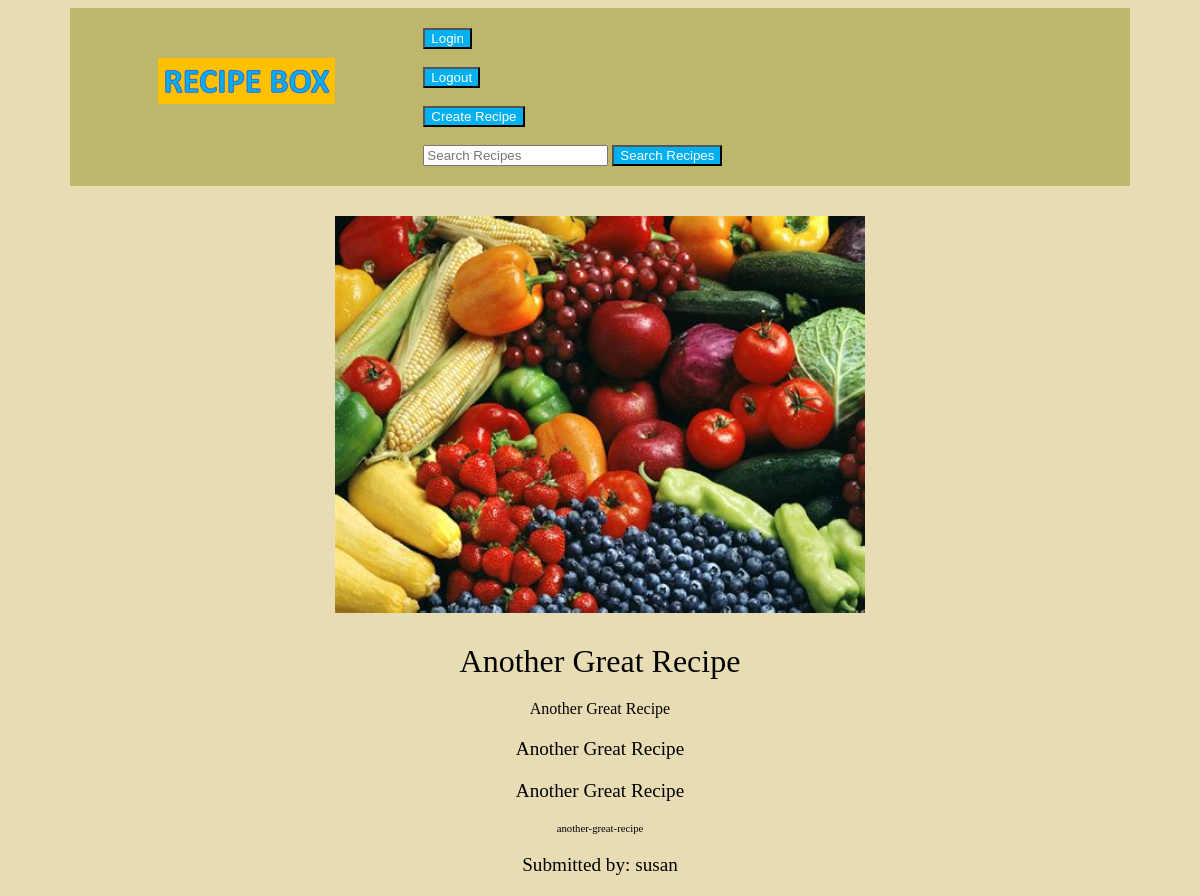
Page /recipes/another-great-recipe/ on the committed database.
### recipes/models.py (models this page shows, shortened)
class Recipe(models.Model):
    user = models.ForeignKey(settings.AUTH_USER_MODEL, on_delete=models.CASCADE, default='1',)
    title = models.CharField(max_length=50)
    description = models.CharField(max_length=255, blank=True, null=True)
    ingredients = models.TextField(blank=True, null=True,)
    directions = models.TextField(blank=True, null=True,)
    timestamp = models.DateTimeField(auto_now_add=True) # automatically input time when record is created
    updated = models.DateTimeField(auto_now=True)
    slug = models.SlugField()
    thumb = models.ImageField(default='default.png', blank=True)

### recipes/views.py (the view)
# urls.py: path('<slug:slug>/', views.recipe_detail_view, name='detail'),
def recipe_detail_view(request, slug):
    recipe = Recipe.objects.get(slug=slug)
    return render(request, 'recipes/recipe_detail_view.html', {'recipe':recipe } )

### recipes/templates/recipes/recipe_detail_view.html (shortened to what this page needs)
{% extends 'base.html' %}
{% block content %}
<div class='recipe-detail'>
    <div class='recipe'>
        <img src="{{ recipe.thumb.url }}"/>
        <h2>{{ recipe.title }} </h2>
        <h4>{{ recipe.description }}</h4>
        <h5> {{ recipe.ingredients }} </h5>
        <h5> {{ recipe.directions }} </h5>
        <h6> {{ recipe.slug }} </h6>
        <h5> Submitted by:  {{ recipe.user }} </h5>
    </div>
</div>
{% endblock content %}

### assets/styles.css (style rules this page uses)
body { background-color: #e8dcb5; color: black; }
h1, h2, h3, h4, h5, h6 { font-weight: normal; margin: 0; text-align:center; color: black; }
.recipe { padding: 10px; border: solid; position: relative; padding-bottom: 40px; border-color: #00B0F0; }
.recipe h2 { font-size: 2.0em; margin: 20px auto; }
.recipe h5 { font-size: 1.2em; margin: 20px auto; }
.recipe-detail .recipe { padding: 0; image-rendering: optimizeSpeed; border: None; }
img { max-width: 100%; display: block; margin: 30px auto; width: 50%; }

### rows in the picture
Recipe: thumb (picture), title "Another Great Recipe", description "Another Great Recipe", ingredients "Another Great Recipe", directions "Another Great Recipe", slug "another-great-recipe", user "susan"
